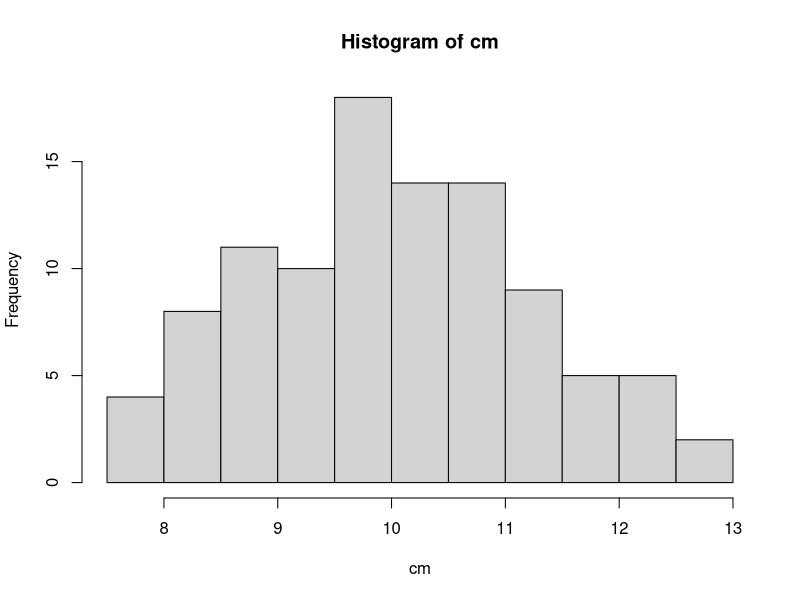

Reproduce this figure in R.
#Swirl Lesson Simulation

sample(1:6, 4, replace = TRUE) #simulates four six-sided dice
#Sampling with replacement simply means that each number is "replaced" after it is selected
sample(1:20, 10) #simulates 10 numbers without replacement
LETTERS #shows all the letters
sample(LETTERS) #to permute all 26 letters of the English alphabet
#when sample is not specified, R takes a sample equal in size to the vector from which we're sampling
flips <- sample(c(0,1),100, replace=TRUE, prob = c(0.3,0.7))
#creates a variable flips with a sample 100 times that could be zero or a one
#with a probabilyl of 0 being 0.3 and 1, 0.7 
sum(flips)
rbinom(1, size = 100, prob = 0.7)
flips2 <- rbinom(100, size = 1, prob = 0.7) #creats a random binomial with 100 observations
#size of 1, and probability of 70%
rnorm(10) #will generate 10 random numbers from a standard normal distribution
rnorm(10,mean = 100, sd = 25) #will generate random numbers with defined mean and standard deviation
rpois(5,10) #uses a Poisson distrubtion to plug in some random numbers
my_pois <- replicate(100, rpois(5, 10)) #performs the above operation 100 times
cm <- colMeans(my_pois) #grabs the column means of my distribution
hist(cm) #creates a histogram of the same